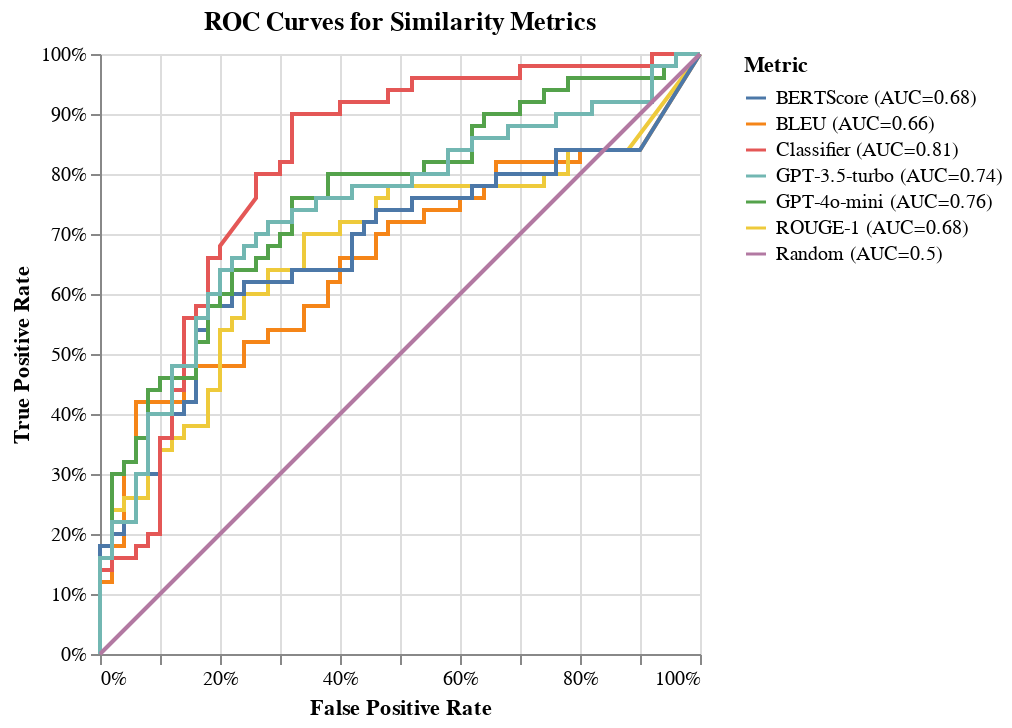

Notebook code cell kept with this figure:
### Code cell
import altair as alt
from sklearn.metrics import roc_curve, auc
import pandas as pd

# Calculate ROC curves for each metric
fpr_bleu, tpr_bleu, _ = roc_curve(val_df["similar"], bleu_scores)
fpr_rouge, tpr_rouge, _ = roc_curve(val_df["similar"], rouge_scores)
fpr_bert, tpr_bert, _ = roc_curve(val_df["similar"], bertscore_scores)
fpr_classifier, tpr_classifier, _ = roc_curve(val_df["similar"], classifier_scores)
fpr_gpt4o, tpr_gpt4o, _ = roc_curve(val_df["similar"], gpt4o_mini_scores)
fpr_gpt35, tpr_gpt35, _ = roc_curve(val_df["similar"], gpt35_turbo_scores)

# Calculate AUC scores
auc_bleu = auc(fpr_bleu, tpr_bleu)
auc_rouge = auc(fpr_rouge, tpr_rouge)
auc_bert = auc(fpr_bert, tpr_bert)
auc_classifier = auc(fpr_classifier, tpr_classifier)
auc_gpt4o = auc(fpr_gpt4o, tpr_gpt4o)
auc_gpt35 = auc(fpr_gpt35, tpr_gpt35)

# Create a DataFrame for Altair
roc_data = pd.DataFrame({
    'fpr': np.concatenate([fpr_bleu, fpr_rouge, fpr_bert, fpr_classifier, fpr_gpt4o, fpr_gpt35, [0, 1]]),
    'tpr': np.concatenate([tpr_bleu, tpr_rouge, tpr_bert, tpr_classifier, tpr_gpt4o, tpr_gpt35, [0, 1]]),
    'metric': ['BLEU'] * len(fpr_bleu) + ['ROUGE-1'] * len(fpr_rouge) + ['BERTScore'] * len(fpr_bert) + \
              ['Classifier'] * len(fpr_classifier) + ['GPT-4o-mini'] * len(fpr_gpt4o) + ['GPT-3.5-turbo'] * len(fpr_gpt35) + ['Random'] * 2,
    'auc': [auc_bleu] * len(fpr_bleu) + [auc_rouge] * len(fpr_rouge) + [auc_bert] * len(fpr_bert) + \
           [auc_classifier] * len(fpr_classifier) + [auc_gpt4o] * len(fpr_gpt4o) + [auc_gpt35] * len(fpr_gpt35) + [0.5] * 2  # AUC for random is 0.5
})

# Create the plot with Altair
chart = alt.Chart(roc_data).mark_line(point=False).encode(
    x=alt.X('fpr:Q', title='False Positive Rate', axis=alt.Axis(format='%')),
    y=alt.Y('tpr:Q', title='True Positive Rate', axis=alt.Axis(format='%')),
    color=alt.Color('metric:N', title='Metric'),
    tooltip=['metric', 'auc']
).properties(
    title='ROC Curves for Similarity Metrics'
)

# Add AUC values to the legend
chart = chart.encode(
    color=alt.Color('metric:N', title='Metric')  # Format AUC values
).transform_calculate(
    metric_auc=alt.datum.metric + ' (AUC=' + alt.expr.round(alt.datum.auc * 100) / 100 + ')'
)

chart = chart.encode(
    color=alt.Color('metric_auc:N', title='Metric')
)


# Display the chart
chart.show()

# Print AUC scores
print("\nAUC Scores:")
print(f"BLEU: {auc_bleu:.3f}")
print(f"ROUGE-1: {auc_rouge:.3f}")
print(f"BERTScore: {auc_bert:.3f}")
print(f"Classifier: {auc_classifier:.3f}")
print(f"GPT-4o-mini: {auc_gpt4o:.3f}")
print(f"GPT-3.5-turbo: {auc_gpt35:.3f}")

### Figure 1 — Vega-Lite specification as saved in the notebook (floating-point values rounded to 4 significant figures; data arrays with more than 128 entries replaced by an {"elided": "..."} marker saying what was removed)
{"config": {"view": {"continuousWidth": 300, "continuousHeight": 300}}, "data": {"name": "data-14beba4a17bc7e9a2a349feef047ff10"}, "mark": {"type": "line", "point": false}, "encoding": {"color": {"field": "metric_auc", "title": "Metric", "type": "nominal"}, "tooltip": [{"field": "metric", "type": "nominal"}, {"field": "auc", "type": "quantitative"}], "x": {"axis": {"format": "%"}, "field": "fpr", "title": "False Positive Rate", "type": "quantitative"}, "y": {"axis": {"format": "%"}, "field": "tpr", "title": "True Positive Rate", "type": "quantitative"}}, "title": "ROC Curves for Similarity Metrics", "transform": [{"calculate": "(((datum.metric + ' (AUC=') + (round((datum.auc * 100)) / 100)) + ')')", "as": "metric_auc"}], "$schema": "https://vega.github.io/schema/vega-lite/v5.20.1.json", "datasets": {"data-14beba4a17bc7e9a2a349feef047ff10": {"elided": "255 records"}}}
